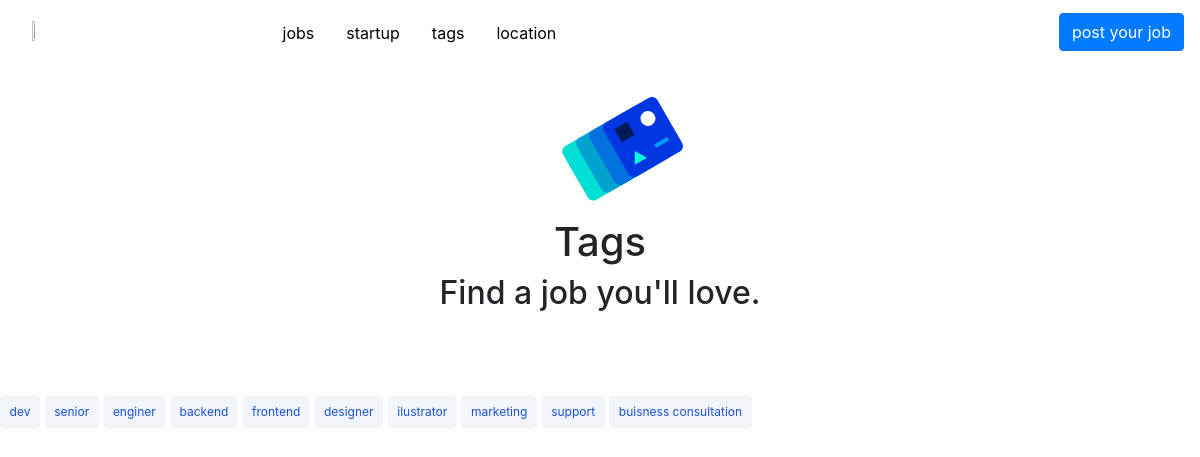
The app's page /tags with its own data.
### core/models.py (models this page shows, shortened)
class Job_keys(models.Model):
    name=models.CharField(max_length=50)

### core/views.py (the view)
# urls.py: path('tags', views.allTags, name="all_tags"),
def allTags(request):
    context = {}
    tags = Job_keys.objects.all()
    context['tags'] = tags
    return render(request, 'tags.html', context)

### templates/tags.html (shortened to what this page needs)
<!DOCTYPE html>
{% load static %}
<html lang="en">
<head>
  <link rel="stylesheet" href="https://stackpath.bootstrapcdn.com/bootstrap/4.5.2/css/bootstrap.min.css">
  <link rel="stylesheet" href="https://maxcdn.bootstrapcdn.com/font-awesome/4.7.0/css/font-awesome.min.css">
  <link rel="stylesheet" type="text/css" href="stylesheet.css">
  <link rel="stylesheet" type="text/css" href="{% static 'css/post.css' %}">
</head>
<body>
  <nav class="headerNav">
    <ul class="nav">
        <li class="nav-item">
            <a class="nav-link active" href="/">
                <img src="img/fedup logo.jpg" data-visited="true" />
            </a>
        </li>
    </ul>
    <ul class="navjustify-content-center">
        <li class="nav-item">
            <a class="nav-link active" href="/">jobs</a>
        </li>
        <li class="nav-item">
            <a class="nav-link" href="/startup">startup</a>
        </li>
        <li class="nav-item">
            <a class="nav-link " href="/tags">tags</a>
        </li>
        <li class="nav-item">
            <a class="nav-link" href="/location">location</a>
        </li>
    </ul>
    <ul class="navjustify-content-end">
        <li class="nav-item">
            <a class="btn btn-active btn-primary" href="/addNewPost/">post your job</a>
        </li>
</nav>
  <div class='hugger'>
    <div class='hugger__content'>
      <header class='productHeader'>
        <div class='productHeader__logo'>
          <div class='collectionStackIcon'>
            <div class='collectionStackIcon__layer'>
              <div class='collectionStackIcon__layer__icon'>
                <div class='collectionStackIcon__layer__icon__square'></div>
              </div>
              <div class='collectionStackIcon__layer__icon'>
                <div class='collectionStackIcon__layer__icon__circle'></div>
              </div>
              <div class='collectionStackIcon__layer__icon'>
                <div class='collectionStackIcon__layer__icon__triangle'></div>
              </div>
              <div class='collectionStackIcon__layer__icon'>
                <div class='collectionStackIcon__layer__icon__heart'></div>
              </div>
            </div>
          </div>
        </div>
        <h1 class='productHeader__title'>Tags</h1>
        <h2 class='productHeader__subtitle'>Find a job you'll love.</h2>
      </header>
    </div>
  </div>
  <div class='hugger hugger--lastOnPage'>
    <div class='hugger__content'>
      {% for tag in tags %}
      <a class="tag" href="{% url 'filtered_keys' job_keys=tag.name %}">{{tag.name}}</a>
      {% endfor %}
    </div>
  </div>
</body>
</html>

### static/css/stylesheet.css (style rules this page uses)
.headerNav { display: flex; justify-content: space-between; padding: .8em 1em; width: 100%; z-index: 3; background-color: #fff; height: 4em; font-smoothing: subpixel-antialiased; transition: transform ease 100ms; }
ul, ol { margin: 0; padding: 0; list-style: none; list-style-image: none; }
ul.navjustify-content-center { display: flex; margin-right: 18em; }
a { color: #000000; }
.navjustify-content-end { display: flex; justify-content: flex-end; }
img { width: 15%; height: 0%; }

### static/css/post.css (style rules this page uses)
.headerNav { display: flex; justify-content: space-between; padding: .8em 1em; width: 100%; z-index: 3; background-color: #fff; height: 4em; font-smoothing: subpixel-antialiased; transition: transform ease 100ms; }
ul, ol { margin: 0; padding: 0; list-style: none; list-style-image: none; }
ul.navjustify-content-center { display: flex; margin-right: 18em; }
a { color: #000000; }
.navjustify-content-end { display: flex; justify-content: flex-end; }
img { width: 15%; height: 0%; }
.collectionStackIcon { position: relative; display: inline-block; height: 3em; margin-left: -4.5em; transform: rotate(-30deg) translateY(45px); }
.productHeader .productHeader__logo { margin-bottom: 2em; }
.collectionStackIcon__layer:nth-child(4) { left: 2.25em; background-color: #0037e1; }
.collectionStackIcon__layer { border-radius: .3em; height: 3em; width: 3em; position: absolute; display: flex; flex-wrap: wrap; transition: transform .1s ease-in-out; padding: .2em; animation: dropIn .5s reverse; }
.collectionStackIcon__layer .collectionStackIcon__layer__icon__square { display: inline-block; background-color: #031a56; width: .7em; height: .7em; }
.collectionStackIcon__layer .collectionStackIcon__layer__icon__circle { display: inline-block; background-color: #fff; width: .7em; height: .7em; border-radius: 1em; }
.collectionStackIcon__layer__icon { color: #fff; width: 1.3em; height: 1.3em; display: flex; justify-content: center; align-items: center; }
.collectionStackIcon__layer .collectionStackIcon__layer__icon__triangle::after { content: ""; display: block; border-style: solid; height: 0; width: 0; border-color: transparent transparent #00ffe5; border-width: 0 .35em .6em; }
.collectionStackIcon__layer .collectionStackIcon__layer__icon__heart { height: .2em; width: .7em; background-color: #00a1ff; }
.productHeader { text-align: center; font-family: -apple-system,BlinkMacSystemFont,Segoe UI,Helvetica,Arial,sans-serif,Apple Color Emoji,Segoe UI Emoji; font-size: 1.3em; width: 25em; margin: 2em auto 4em; }
.tag { display: inline-block; background-color: #f2f5fa; color: #1b51cf; padding: .5rem .6rem; border-radius: .3rem; margin-bottom: 3px; font-size: 12px; }

### records on screen
Job_keys: name "dev"
Job_keys: name "senior"
Job_keys: name "enginer"
Job_keys: name "backend"
Job_keys: name "frontend"
Job_keys: name "designer"
Job_keys: name "ilustrator"
Job_keys: name "marketing"
Job_keys: name "support"
Job_keys: name "buisness consultation"
